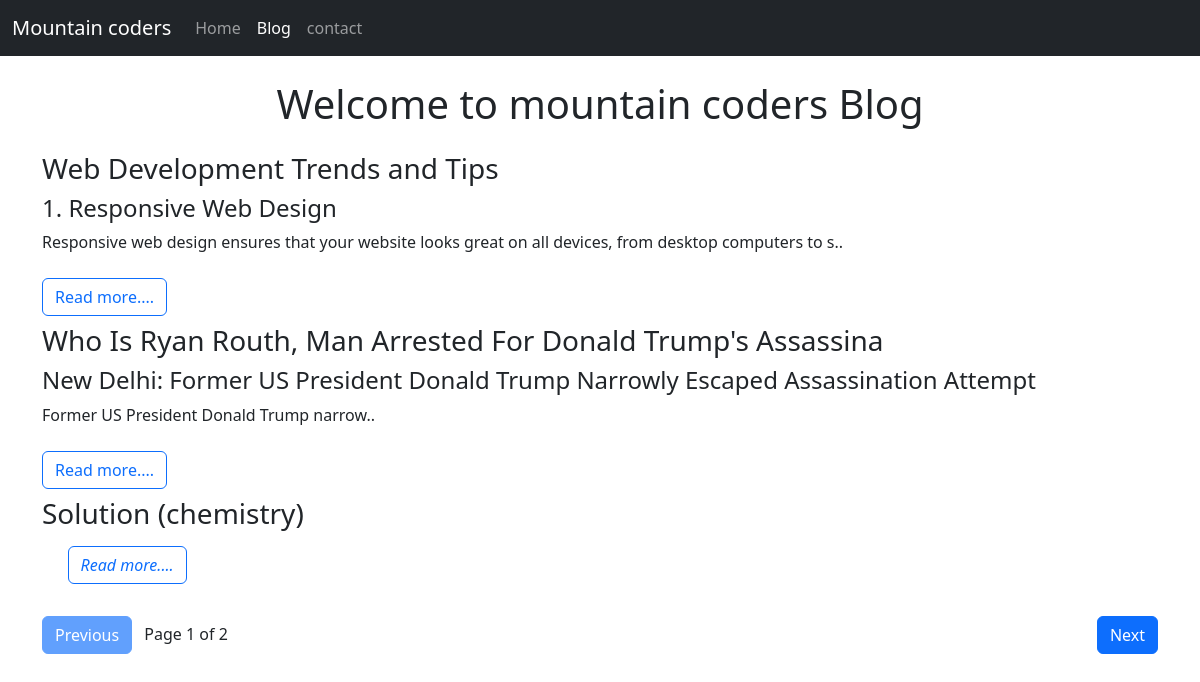
/bloghome/, run on the app's committed database.
### blog/models.py (models this page shows, shortened)
class Blog(models.Model):
    sno = models.AutoField(primary_key=True)
    title = models.CharField(max_length=60)
    content = models.TextField()
    time = models.DateTimeField(auto_now_add=True)
    slug = models.CharField(max_length=130)

### blog/views.py (the view)
# urls.py: path('bloghome/', views.blog_home, name='blog_home'),
def blog_home(request):
    page = request.GET.get('page', 1)
    page = int(page)
    no_of_post = 3
    blog = Blog.objects.all()
    length = len(blog)
    total_pages = math.ceil(length / no_of_post)
    blog = blog[(page-1)*no_of_post: page*no_of_post]
    prev = page - 1 if page > 1 else None
    nxt = page + 1 if page < total_pages else None
    context = {
        'blog': blog,
        'prev': f'?page={prev}' if prev else None,
        'nxt': f'?page={nxt}' if nxt else None,
        'current_page': page,
        'total_pages': total_pages
    }
    return render(request, 'bloag_home.html', context)

### templates/bloag_home.html (shortened to what this page needs)
{% extends "base.html" %}
{% block body %}
<h1 class="my-4 text-center">Welcome to mountain coders Blog</h1>
<div class="container">
  {% for b in blog %}
    <div class="media">
      <div class="media-body">
        <h3 class="mt-0 my-2">
          <a href="/blogpost/{{b.slug}}" class="text-dark">{{ b.title |safe }}</a>
        </h3>
        {{ b.content |slice:"145" |safe }}..
      </div>
      <a href="/blogpost/{{b.slug}}" class="text-dark">
        <div class="button btn btn-outline-primary my-2">Read more....</div>
      </a>
    </div>
  {% endfor %}
  <div class="my-4">
    {% if prev %}
        <a href="{{ prev }}" class="btn btn-primary">Previous</a>
    {% else %}
        <button class="btn btn-primary" disabled>Previous</button>
    {% endif %}
    <span class="mx-2">Page {{ current_page }} of {{ total_pages }}</span>
    {% if nxt %}
        <a href="{{ nxt }}" class="btn btn-primary float-end">Next</a>
    {% else %}
        <button class="btn btn-primary float-end" disabled>Next</button>
    {% endif %}
</div>
</div>
{% endblock body %}
{% block blogactive %}active{% endblock blogactive %}

### templates/base.html (shortened to what this page needs)
<!DOCTYPE html>
<html lang="en">
  <head>
    <link
      href="https://cdn.jsdelivr.net/npm/bootstrap@5.3.3/dist/css/bootstrap.min.css"
      rel="stylesheet"
    />
    <link
      rel="stylesheet"
      href="https://cdn.jsdelivr.net/npm/bootstrap@5.3.3/dist/css/bootstrap.min.css"
    />
  </head>
  <body>
    <nav class="navbar navbar-expand-lg navbar-dark bg-dark sticky-top">
      <div class="container-fluid">
        <a class="navbar-brand" href="/">Mountain coders</a>
        <div class="collapse navbar-collapse" id="navbarSupportedContent">
          <ul class="navbar-nav me-auto mb-2 mb-lg-0">
            <li class="nav-item">
              <a class="nav-link {% block homeactive %}{% endblock homeactive %}" aria-current="page" href="/">Home</a>
            </li>
            <li class="nav-item">
              <a class="nav-link {% block blogactive %}{% endblock blogactive %}" aria-current="page" href="/bloghome/">Blog {% block slug %}{% endblock slug %}</a>
            </li>
            <li class="nav-item">
              <a class="nav-link {% block conactive %}{% endblock conactive %}" aria-current="page" href="/contact">contact</a>
            </li>
          </ul>
        </div>
      </div>
    </nav>
    {% block body %}{% endblock body %}
  </body>
</html>

### templates/bloag_home.html (style rules this page uses)
a { text-decoration: none !important; }

### data on the page
Blog: title "Web Development Trends and Tips", content "1. Responsive Web Design Responsive web design ensures that your website looks great on all devices, from desktop computers to s"
Blog: title "Who Is Ryan Routh, Man Arrested For Donald Trump's Assassina", content "New Delhi: Former US President Donald Trump Narrowly Escaped Assassination Attempt Former US President Donald Trump narrow"
Blog: title "Solution (chemistry)"

### other printed values
{{ current_page }} "1"
{{ total_pages }} "2"
